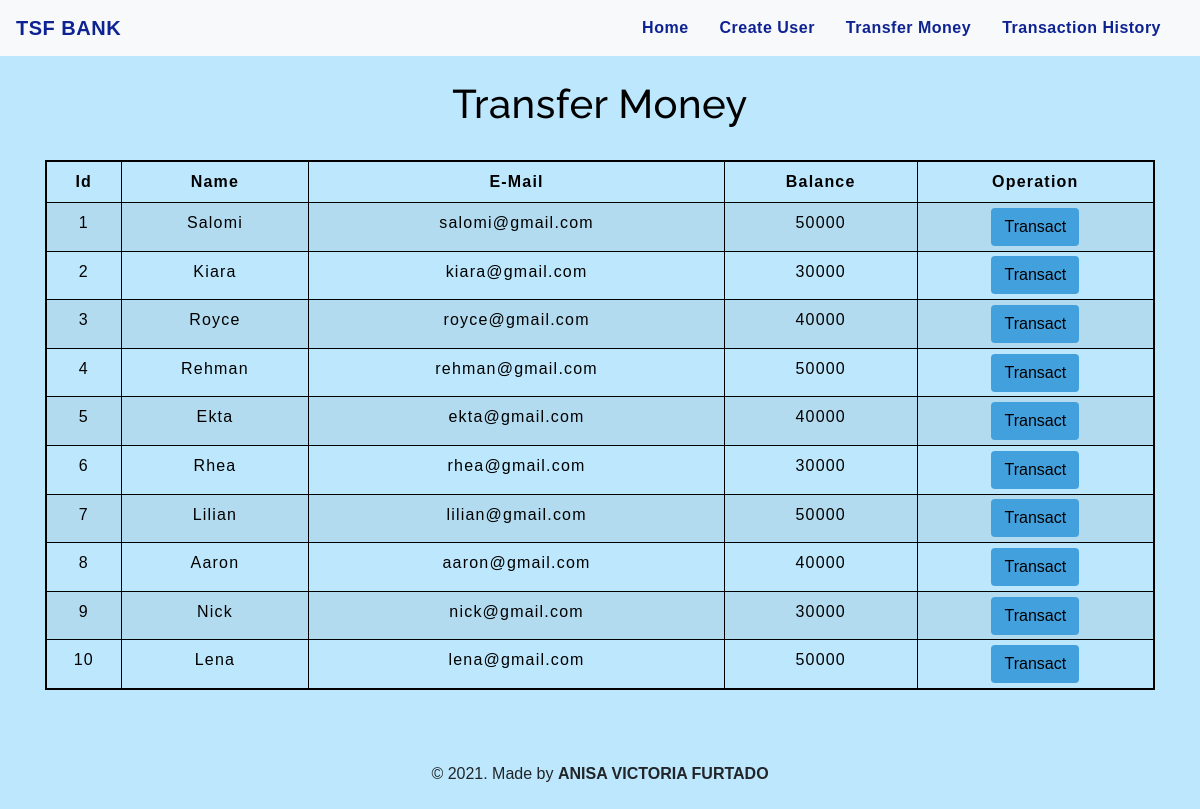
The app's page /transfermoney.php with its own data.
### tables this page shows
CREATE TABLE `users` (
  `id` int(3) NOT NULL,
  `name` text NOT NULL,
  `email` varchar(30) NOT NULL,
  `balance` int(8) NOT NULL
);

### transfermoney.php (the view, shortened to what this page needs)
<!DOCTYPE html>
<html lang="en">
<head>
    <link rel="stylesheet" href="https://maxcdn.bootstrapcdn.com/bootstrap/4.0.0/css/bootstrap.min.css">
    <link rel="stylesheet" type="text/css" href="css/table.css">
    <link rel="stylesheet" type="text/css" href="css/navbar.css">
</head>
<body style="background-color : #bce7fc;">
<?php
    include 'config.php';
    $sql = "SELECT * FROM users";
    $result = mysqli_query($conn,$sql);
?>
<?php
  include 'navbar.php';
?>
<div class="container">
        <h2 class="text-center pt-4" style="color : black;">Transfer Money</h2>
        <br>
            <div class="row">
                <div class="col">
                    <div class="table-responsive-sm">
                    <table class="table table-hover table-sm table-striped table-condensed table-bordered" style="border-color:black;">
                        <thead style="color : black;">
                            <tr>
                            <th scope="col" class="text-center py-2">Id</th>
                            <th scope="col" class="text-center py-2">Name</th>
                            <th scope="col" class="text-center py-2">E-Mail</th>
                            <th scope="col" class="text-center py-2">Balance</th>
                            <th scope="col" class="text-center py-2">Operation</th>
                            </tr>
                        </thead>
                        <tbody>
                <?php
                    while($rows=mysqli_fetch_assoc($result)){
                ?>
                    <tr style="color : black;">
                        <td class="py-2"><?php echo $rows['id'] ?></td>
                        <td class="py-2"><?php echo $rows['name']?></td>
                        <td class="py-2"><?php echo $rows['email']?></td>
                        <td class="py-2"><?php echo $rows['balance']?></td>
                        <td><a href="selecteduserdetail.php?id= <?php echo $rows['id'] ;?>"> <button type="button" class="btn" style="background-color : #42a0dd;">Transact</button></a></td>
                    </tr>
                <?php
                    }
                ?>
                        </tbody>
                    </table>
                    </div>
                </div>
            </div>
         </div>
         <footer class="text-center mt-5 py-2">
            <p>&copy 2021. Made by <b>ANISA VICTORIA FURTADO</b></p>
        </footer>
</body>
</html>

### navbar.php (shortened to what this page needs)
<nav class="navbar navbar-expand-md navbar-light bg-light">
      <a class="navbar-brand" href="index.php" style="color : #0d2392;"><b>TSF BANK</b></a>
      <div class="collapse navbar-collapse" id="collapsibleNavbar">
            <ul class="navbar-nav ml-auto">
              <li class="nav-item">
                <a class="nav-link" href="index.php" style="color : #0d2392;"><b>Home</b></a>
              </li>
              <li class="nav-item">
                <a class="nav-link" href="createuser.php" style="color : #0d2392;"><b>Create User</b></a>
              </li>
              <li class="nav-item">
                <a class="nav-link" href="transfermoney.php" style="color : #0d2392;"><b>Transfer Money</b></a>
              </li>
              <li class="nav-item">
                <a class="nav-link" href="transactionhistory.php" style="color : #0d2392;"><b>Transaction History</b></a>
              </li>
          </div>
       </nav>

### css/table.css (style rules this page uses)
* { padding: 0; margin: 0; box-sizing: border-box; font-family: sans-serif; }
h2 { font-size: 40px; }
table { letter-spacing: 1.2px; }
td { text-align: center; }
button { border:none; background: #d9d9d9; transition: 1s; }
.table-bordered { border: 2px solid #000000; }
table.table-bordered > thead > tr > th { border:1.5px solid black; }
table.table-bordered > tbody > tr > td { border:1.5px solid black; }

### css/navbar.css (style rules this page uses)
.nav-link { margin-right: 15px; color:#2F363F; letter-spacing: 0.5px; transition: 0.5s; }
.navbar-brand { color: #4C4B4B; letter-spacing: 0.5px; }
h2 { color: #4C4B4B; letter-spacing: 0.5px; font-family: raleway; }

### transfermoney.php (style rules this page uses)
button { transition: 1.5s; }

### records on screen
users: id "1", name "Salomi", email "salomi@gmail.com", balance "50000"
users: id "2", name "Kiara", email "kiara@gmail.com", balance "30000"
users: id "3", name "Royce", email "royce@gmail.com", balance "40000"
users: id "4", name "Rehman", email "rehman@gmail.com", balance "50000"
users: id "5", name "Ekta", email "ekta@gmail.com", balance "40000"
users: id "6", name "Rhea", email "rhea@gmail.com", balance "30000"
users: id "7", name "Lilian", email "lilian@gmail.com", balance "50000"
users: id "8", name "Aaron", email "aaron@gmail.com", balance "40000"
users: id "9", name "Nick", email "nick@gmail.com", balance "30000"
users: id "10", name "Lena", email "lena@gmail.com", balance "50000"
